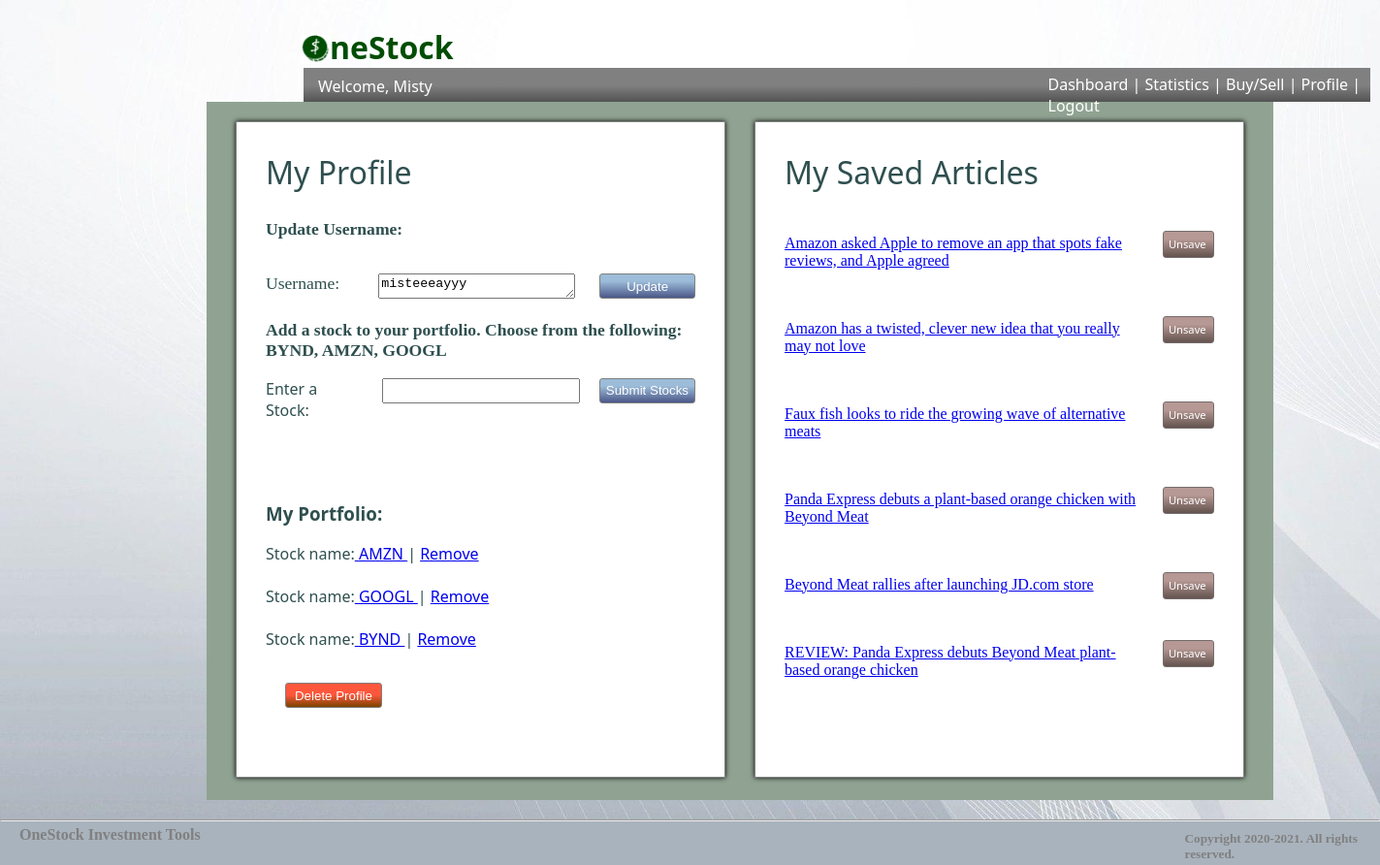
The page /profile (signed in) on the database as committed earlier.
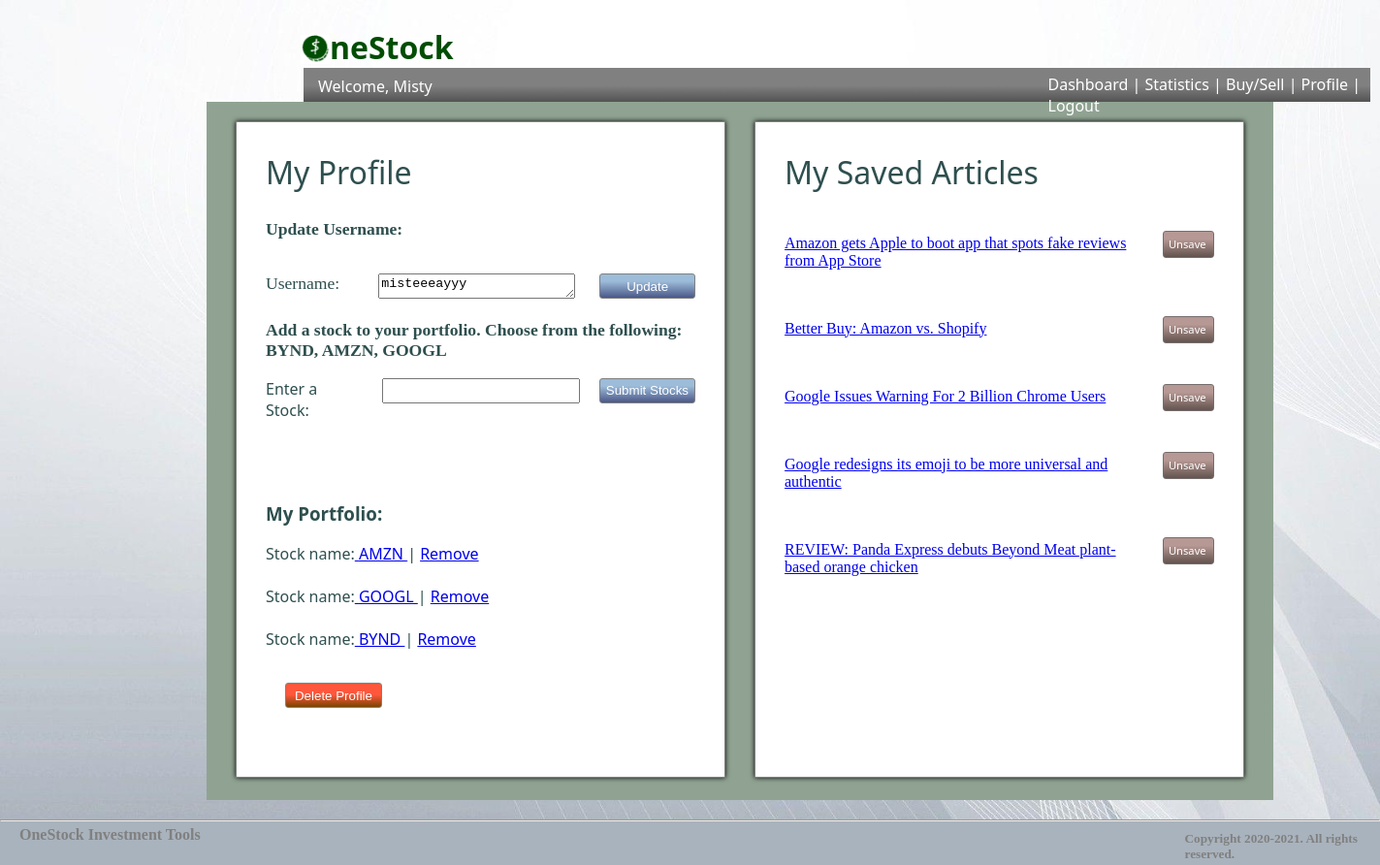
The same page on the database as committed later.
### stock_reboot_app/models.py (models this page shows)
class Stock(models.Model):
    stock_name = models.CharField(max_length=45)
    created_at = models.DateTimeField(auto_now_add = True)
    updated_at = models.DateTimeField(auto_now= True)
    user = models.ForeignKey(User, related_name = "stocks", on_delete = models.CASCADE)
    news_url = models.TextField()
    nasdaq_url = models.TextField()
    objects = StockManager()

class Article(models.Model):
    saved = models.BooleanField(default=False)
    headliner = models.TextField()
    created_at = models.DateTimeField(auto_now_add = True)
    updated_at = models.DateTimeField(auto_now = True)
    hyperlink = models.TextField()
    stock = models.ForeignKey(Stock, related_name="articles", on_delete = models.CASCADE, null = True)
    article_user = models.ForeignKey(User, related_name = "user_articles", on_delete = models.CASCADE, null = True)

### stock_reboot_app/views.py (the view)
# urls.py: path('profile', views.profile),
def profile(request):
    if 'user_id' not in request.session:
        return redirect('/')
    this_user = User.objects.filter(id = request.session['user_id'])
    portfolio = Stock.objects.filter(user=User.objects.get(id = request.session['user_id']))
    saved_articles = Article.objects.filter(article_user_id=this_user[0].id, saved = True)
    number_of_stocks = len(Stock.objects.filter(user=User.objects.get(id = request.session['user_id'])))
    context = {
            "user": this_user[0],
            "current_user" : this_user[0].first_name,
            "username" : this_user[0].username,
            "portfolio": portfolio,
            "saved_articles": saved_articles,
            "number_of_stocks": number_of_stocks,
        }
    return render(request, "profile.html", context)

### stock_reboot_app/templates/profile.html (shortened to what this page needs)
    {% load static %}
<!DOCTYPE html>
<html lang = "en">
<head>
    {% load static %}
    <link rel="stylesheet" href="{% static 'index.css' %}">
</head>
<body id="wavy-body">
    <div id="floating-logo">
        <img id="logo" src="{% static 'artsy_white_logo.png' %}" alt="one stock logo"><h1 id="one-stock-dash">neStock</h1>
    </div>
    <div id="dash-all">
        <div id="navbar">
            <h3 id="dash-welcome"> Welcome, {{ current_user }} </h3>
            <div id="dash-links-feed">
                <a href="/success"> Dashboard </a> | <a href="/stats"> Statistics </a> | <a href="/buy_sell">Buy/Sell</a> | <a href="/profile">Profile</a> | <a href="/logout">Logout</a>
            </div>
        </div>
        <div id="dash-stuff-profile">
            <div id="first">
                <h2 class="light">My Profile</h2>
		<p id = "bold">Update Username:</p>
                <form action="/update_username" method='POST' id="add-form">
                        <p class = "size">Username:</p>
                        <textarea name="username">{{ username }}</textarea>
                    <input type="submit" value="Update" id = "button">
                </form>
                <form action="/check_stock_name" method='POST' id="add-form-stock">
                    <p id = "bold">Add a stock to your portfolio. Choose from the following: BYND, AMZN, GOOGL</p>
                    <div id="add-stock">
                        <label for="stock-option">Enter a Stock:</label>
                        <input class="stock-option" type="text" name = "stock-option" id="stock-textarea">
                        <input type="submit" value="Submit Stocks" id = "stock-button">
            </div>
                </form>
                <br><br>
                <h3>My Portfolio:</h3>
                {% if number_of_stocks == 0 %}
                    <p id="">You have no stocks in your porfolio. </p>
                {% else %}
                    {% for stock in portfolio %}
                    Stock name:<a id="no-style" href="/feed/{{ stock.id }}"> {{ stock.stock_name }} </a> | <a href="/rm-stock/{{ stock.id }}"> Remove </a>
                    <br><br>
                    {% endfor %}
                {% endif %}
                <form action="/delete/{{ user.id }}" method='POST' id="add-form-delete">
                    <input type="submit" value="Delete Profile" id = "button">
                </form>
            </div>
            <div id="second">
                <h2 class="light">My Saved Articles</h2>
                    {% for article in saved_articles%}
                    <div id="nas-stats-container">
                        <a id="articles" href="{{ article.hyperlink }}" target = "_blank">
                            <p>{{ article.headliner }}</p>
                        </a>
                        <a  id="unsave-btn" href="/unsave_profile/{{ article.headliner }}">Unsave</a>
                    </div>
                    {% endfor %}
            </div>
        </div>
    </div>
    <hr id="">
    <div id="feed-bottom-line">
        <h4>OneStock Investment Tools</h4>
        <h5>Copyright 2020-2021. All rights reserved.</h5>
    </div>
</body>
</html>

Rows that differ between the two databases and show on the page:
no longer on this page (row edited): Article: headliner "Amazon asked Apple to remove an app that spots fake reviews, and Apple agreed"
no longer on this page (row edited): Article: headliner "Amazon has a twisted, clever new idea that you really may not love"
removed Article: headliner "Faux fish looks to ride the growing wave of alternative meats"
removed Article: headliner "Panda Express debuts a plant-based orange chicken with Beyond Meat"
removed Article: headliner "Beyond Meat rallies after launching JD.com store"
now on this page (row edited): Article: headliner "Amazon gets Apple to boot app that spots fake reviews from App Store"
added Article: headliner "Better Buy: Amazon vs. Shopify"
added Article: headliner "Google Issues Warning For 2 Billion Chrome Users"
added Article: headliner "Google redesigns its emoji to be more universal and authentic"
